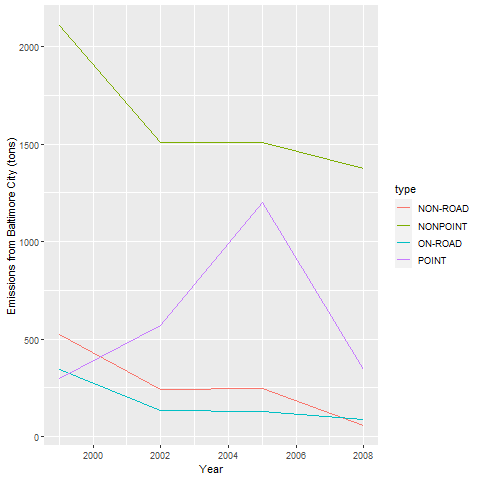

R code for this plot:
# Plot total emissions recorded in year 1999, 2002, 2005 and 2008 by type in Baltimore City

type <- unique(NEI$type)
library(ggplot2)

png("plot3.png", width=480, height=480)
ggplot(maryland, aes(year, Emissions, color = type)) +
  stat_summary(geom = "line", fun = "sum") + labs(y = "Emissions from Baltimore City (tons)", x = "Year")
dev.off()